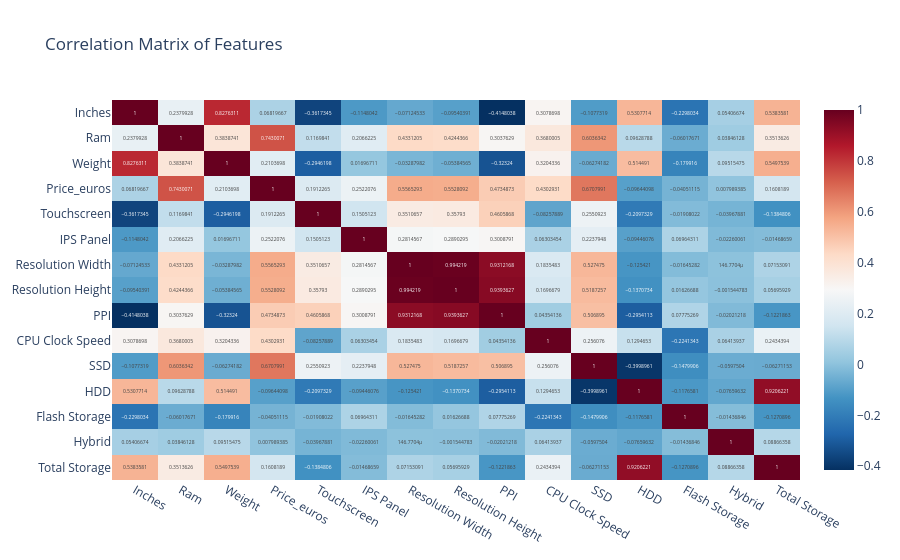

The cell this chart's notebook holds for it:
### Markdown cell above
### Correlation Analysis & Outlier Detection
We clean the data using our modular preprocessing pipeline to convert textual features to numeric values, enabling correlation analysis.

### Code cell
sys.path.append('../')
from utils.preprocess import preprocess_pipeline

df_preprocessed = preprocess_pipeline(df, is_training=True)

# Select numerical columns
num_cols = df_preprocessed.select_dtypes(include=[np.number])
corr_matrix = num_cols.corr()

fig_corr = px.imshow(corr_matrix, text_auto=True, 
                      title='Correlation Matrix of Features',
                      color_continuous_scale='RdBu_r', aspect='auto')
fig_corr.show()

### Figure 1 — Plotly figure (JSON) as saved in the notebook; plotly's stock layout.template omitted (floating-point values rounded to 4 significant figures; data arrays with more than 128 entries replaced by an {"elided": "..."} marker saying what was removed)
{"data": [{"coloraxis": "coloraxis", "hovertemplate": "x: %{x}<br>y: %{y}<br>color: %{z}<extra></extra>", "name": "0", "texttemplate": "%{z}", "type": "heatmap", "x": ["Inches", "Ram", "Weight", "Price_euros", "Touchscreen", "IPS Panel", "Resolution Width", "Resolution Height", "PPI", "CPU Clock Speed", "SSD", "HDD", "Flash Storage", "Hybrid", "Total Storage"], "xaxis": "x", "y": ["Inches", "Ram", "Weight", "Price_euros", "Touchscreen", "IPS Panel", "Resolution Width", "Resolution Height", "PPI", "CPU Clock Speed", "SSD", "HDD", "Flash Storage", "Hybrid", "Total Storage"], "yaxis": "y", "z": {"elided": "15x15 float values"}}], "layout": {"coloraxis": {"autocolorscale": false, "colorscale": [[0.0, "rgb(5,48,97)"], [0.1, "rgb(33,102,172)"], [0.2, "rgb(67,147,195)"], [0.3, "rgb(146,197,222)"], [0.4, "rgb(209,229,240)"], [0.5, "rgb(247,247,247)"], [0.6, "rgb(253,219,199)"], [0.7, "rgb(244,165,130)"], [0.8, "rgb(214,96,77)"], [0.9, "rgb(178,24,43)"], [1.0, "rgb(103,0,31)"]]}, "title": {"text": "Correlation Matrix of Features"}, "xaxis": {"anchor": "y", "domain": [0.0, 1.0]}, "yaxis": {"anchor": "x", "autorange": "reversed", "domain": [0.0, 1.0]}}}
